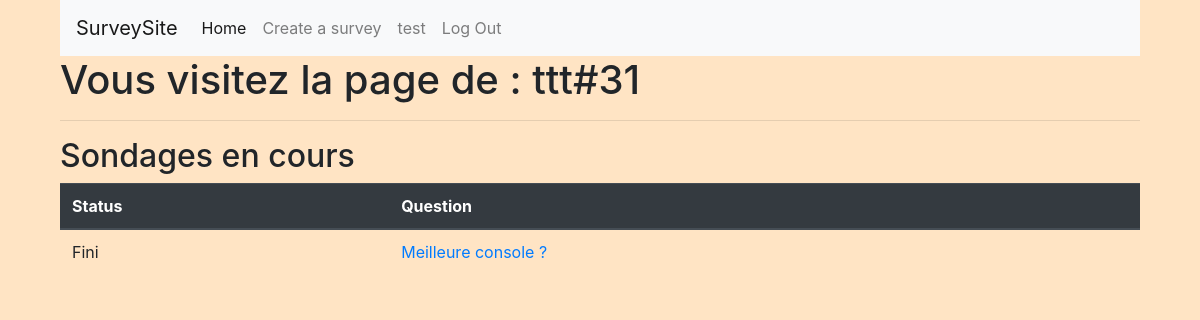
The page /index.php?page=user&name=ttt (signed in) on the database its author committed.
### tables this page shows
CREATE TABLE `users` (
  `user_id` int(11) NOT NULL,
  `user_name` varchar(255) NOT NULL,
  `user_pass` varchar(255) NOT NULL,
  `user_email` varchar(255) NOT NULL,
  `user_status` tinyint(1) NOT NULL,
  `user_theme` varchar(255) NOT NULL DEFAULT 'white'
);

CREATE TABLE `surveys` (
  `survey_id` int(11) NOT NULL,
  `question` varchar(255) NOT NULL,
  `end` datetime NOT NULL,
  `creatorsId` int(11) NOT NULL,
  `status` int(1) NOT NULL DEFAULT '1'
);

### Public/index.php (called while the page is built, shortened)
<?php
require ROOT."/Core/Database.php";
require ROOT."/router.php";

### Core/Database.php (called while the page is built, shortened)
<?php
class Database{
    protected $pdo;
    public function __construct()
    {
        try {
            $this->host = $dbConfig["host"];
            $this->dbname = $dbConfig["dbname"];
            $this->user = $dbConfig["user"];
            $this->pass = $dbConfig["pass"];
            $this->pdo = new \PDO("mysql:host=$this->host;dbname=$this->dbname", $this->user, $this->pass);
        } catch (\PDOException $e) {
            return $e->getMessage();
        }
    }
    public function query(string $statement, bool $one)
    {
        $query = $this->pdo->query($statement);
        if ($one === false) {
            return $query->fetch(\PDO::FETCH_ASSOC);
        } else {
            return $query->fetchAll(\PDO::FETCH_ASSOC);
        }
    }
}

### App/Model/UserModel.php (called while the page is built, shortened)
<?php
class UserModel extends Database{
    public function searchFriends($ns)
    {
        $searchRequest = "SELECT * FROM users WHERE user_name LIKE '%" . $ns . "%'";
        return $this->query($searchRequest, true);
    }
    public function getUserSurveys($id)
    {
        $surv = "SELECT * FROM surveys WHERE creatorsId = '" . $id . "'";
        return $this->query($surv, true);
    }
}

### App/View/userVisitView.php (the view, shortened to what this page needs)
<?php
require ROOT."/commons.php";
?>
<!DOCTYPE html>
<html lang="fr">
<head>
</head>
<h1>Vous visitez la page de : <?= $_GET['name'] . "#" . $host[0]['user_id'] ?></h1>
<hr>
<h2>Sondages en cours</h2>
<?php if(count($surveys) <= 0) { ?>
<p>C'est vide par ici</p>
<?php } else { ?>
<table class="table" id="friendTable">
    <thead class="thead-dark">
        <tr>
            <th scope="col">Status</th>
            <th scope="col">Question</th>
        </tr>
        <?php foreach($surveys as $su) { ?>
        <tr>
            <td><?php if ($su['status'] == true) {?> Actif <?php } else if ($su['status'] == 0){ ?> Fini <?php } ?></td>
            <td><a href="?page=survey&id=<?= $su['survey_id'] ?>"><?= $su['question'] ?></a></td>
        </tr>
        <?php } ?>
</table>
<?php } ?>

### Public/assets/css/style.css (style rules this page uses)
* { margin: 0; padding: 0; box-sizing: border-box; }
html { scroll-behavior: smooth; }

### rows shown on the page
users: user_id "31"
surveys: status "Fini", question "Meilleure console ?"

### other values the page prints
$_SESSION["Username"] "test"
$_GET['name'] "ttt"
